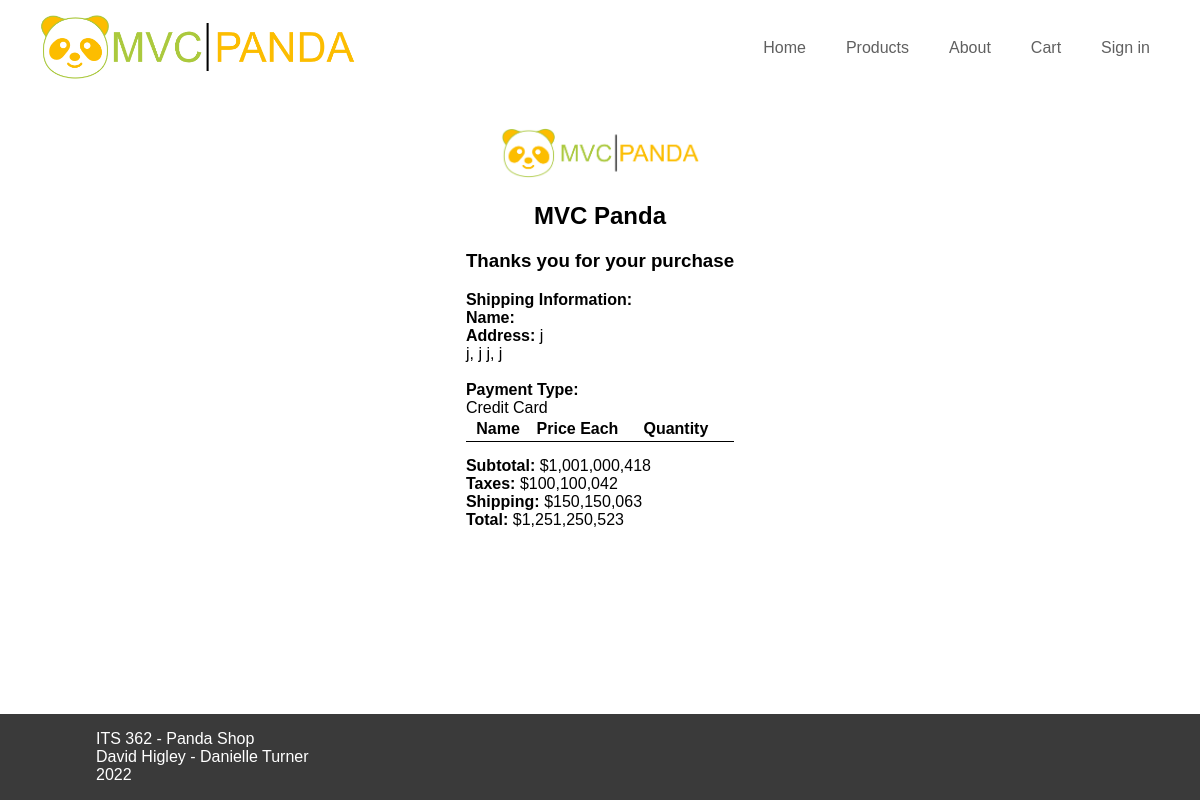
The app's page /receipt.php, older data.
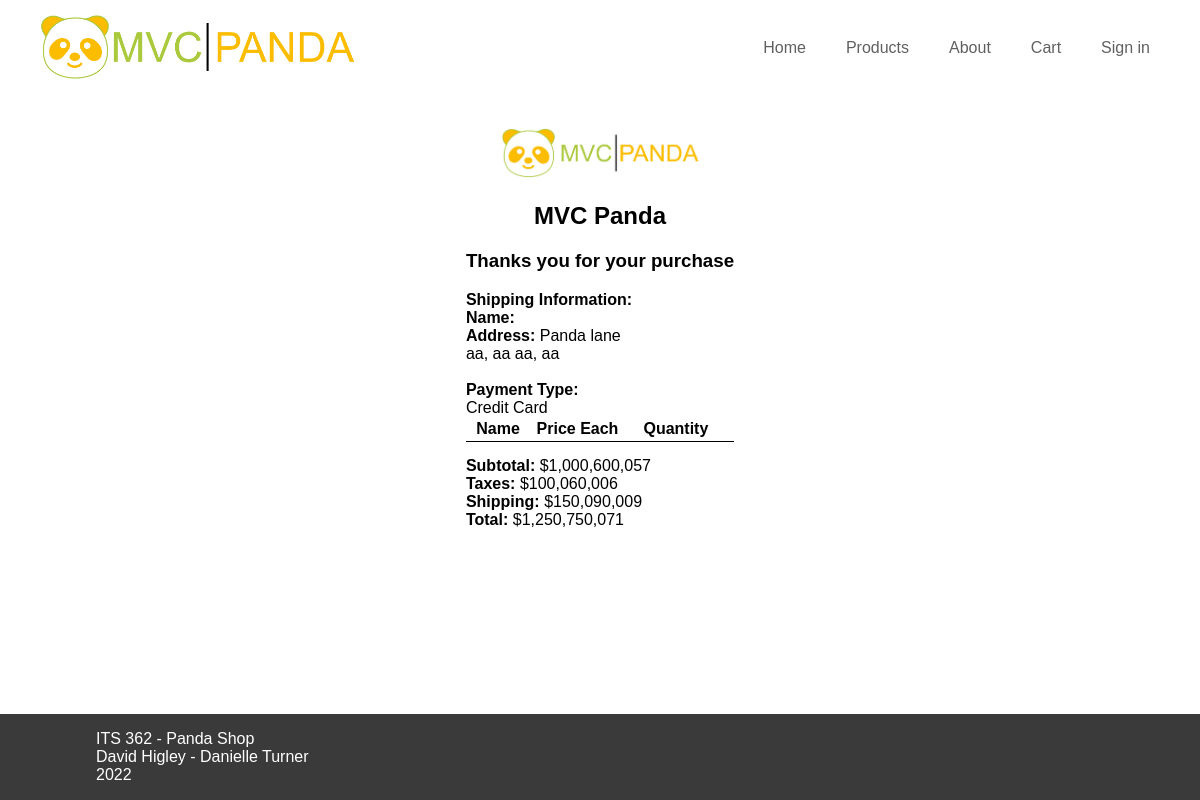
The same page, newer data.
### tables this page shows
CREATE TABLE "orders" (
	"OrderID"	INTEGER NOT NULL UNIQUE,
	"UserID"	INTEGER,
	"Address"	TEXT,
	"City"	TEXT,
	"State"	TEXT,
	"Country"	TEXT,
	"ZipCode"	TEXT,
	"PaymentType"	TEXT,
	"Date"	TEXT,
	"Total"	NUMERIC,
	"ShippingCost"	NUMERIC,
	"Tax"	NUMERIC,
	"Subtotal"	INTEGER,
	FOREIGN KEY("UserID") REFERENCES "users"("UserID"),
	PRIMARY KEY("OrderID" AUTOINCREMENT)
);

### receipt.php (called while the page is built, shortened)
<?php
require_once __DIR__. '/model/cart.php';
require_once __DIR__. '/model/orders.php';
$order = new Orders();
$orderInformation=$order->getOrderByID($order->getLastOrderID());
require_once __DIR__ . '/view/receipt.php';
?>

### model/cart.php (called while the page is built, shortened)
<?php
class Cart {
    public function getProductCount() {
        return $_SESSION['cart_products_count'];
    }
}
?>

### model/database.php (called while the page is built, shortened)
<?php
    function getDatabase() {
        try {
            $db = new PDO("sqlite:" . __DIR__ . "/../panda.db");
        } catch(PDOException $e) {
            handle_error($e->getMessage());
            exit();
        }
        return $db;
    }
?>

### model/Model.php (called while the page is built, shortened)
<?php
require_once(__DIR__ . "/database.php");
abstract class Model {
    static $db = null;
    protected function DB(): PDO {
        return static::$db;
    }
}
?>

### model/orders.php (called while the page is built, shortened)
<?php
require_once(__DIR__ . "/database.php");
require_once(__DIR__ . "/Model.php");
class Orders extends Model {
    public function getLastOrderID()
    {
        $query=$this->DB()->prepare('SELECT OrderID FROM orders ORDER BY OrderID DESC LIMIT 1');
        $query->execute();
        return $query->fetch()['OrderID'];
    }
    public function getOrderByID($id){
        try {
            $query = $this->DB()->prepare('SELECT * FROM orders WHERE OrderID = ?');
            $query->execute(array($id));
            return $query->fetch();
        } catch(PDOException $e) {
            handle_error($e->getMessage());
        }
    }
}
?>

### view/receipt.php (the view, shortened to what this page needs)
<?php require_once __DIR__ . '/partials/header.php'; ?>
<div class="cart-area">
    <div class="cart-card">
        <center>
            <img src="images/logo-square.png" alt="mvc panda logo" style="height: 50px; width:200px">
            <h2> MVC Panda </h2>
            <h3> Thanks you for your purchase </h3>
        </center>
        <div>
            <strong>Shipping Information: </strong><br>
            <strong>Name: </strong> <?php echo $_SESSION['firstName'] ." ". $_SESSION['lastName'];?><br>
            <strong>Address:</strong> <?php echo $orderInformation['Address'];?><br>
            <label><?php echo $orderInformation['City'] . ', ' . $orderInformation['State'] ." ". $orderInformation['ZipCode'] . ', ' . $orderInformation['Country'];?></label><br>
            <br>
            <strong> Payment Type: </strong><br>
            <label><?php echo $orderInformation['PaymentType'];?> </label><br>
        </div>
        <table class="cart-table">
            <thead>
                <tr>
                    <th></th>
                    <th>Name</th>
                    <th>Price Each</th>
                    <th>Quantity</th>
                    <th></th>
                </tr>
            </thead>
        </table>
        <div class="cart-footer">
            <strong>Subtotal:</strong> $<?= number_format($orderInformation['Subtotal']);?>
            <br>
            <strong>Taxes:</strong> $<?= number_format($orderInformation['Tax']);?>
            <br>
            <strong>Shipping:</strong> $<?= number_format($orderInformation['ShippingCost']);?>
            <br>
            <strong>Total:</strong> $<?= number_format($orderInformation['Total']);?>
        </div>
    </div>
</div>
<?php require_once __DIR__ . '/partials/footer.php';?>

### view/partials/header.php (shortened to what this page needs)
<?php
require_once __DIR__ . '/../../model/cart.php';
$cart = new Cart();
?>
<!DOCTYPE html>
<html lang="en">
<head>
    <link rel="stylesheet" href="panda.css">
</head>
<body>
    <div class="page">
        <nav class="navbar">
            <a href="/" class="logo">
                <img src="images/logo-rounded.png" alt="logo">
            </a>
            <ul class="nav-links">
                <li class="nav-item"><a
                        class="<?php if (str_starts_with(strtolower($_SERVER['REQUEST_URI']), '/index') || $_SERVER['REQUEST_URI'] == '/') { print('active'); } ?>"
                        href="index.php">Home</a></li>
                <li class="nav-item"><a
                        class="<?php if (str_starts_with(strtolower($_SERVER['REQUEST_URI']), '/products')) { print('active'); } ?>"
                        href="products.php">Products</a></li>
                <li class="nav-item"><a
                        class="<?php if (str_starts_with(strtolower($_SERVER['REQUEST_URI']), '/about_us')) { print('active'); } ?>"
                        href="about_us.php">About</a></li>
                <?php if ($cart->getProductCount() > 0): ?>
                    <li class="nav-item"><a
                            class="<?php if (str_starts_with(strtolower($_SERVER['REQUEST_URI']), '/cart')) { print('active'); } ?>"
                            href="cart.php">Cart (<?= number_format(($cart->getProductCount())) ?>)</a></li>
                <?php else: ?>
                    <li class="nav-item"><a
                            class="<?php if (str_starts_with(strtolower($_SERVER['REQUEST_URI']), '/cart')) { print('active'); } ?>"
                            href="cart.php">Cart</a></li>
                <?php endif; ?>
                <?php if(!isset($_SESSION['loggedIn'])): ?>
                    <li class="nav-item"><a
                            class="<?php if (str_starts_with(strtolower($_SERVER['REQUEST_URI']), '/login')) { print('active'); } ?>"
                            href="login.php">Sign in</a></li>
                <?php endif; ?>
            </ul>
        </nav>
        <div class="main">

### view/partials/footer.php (shortened to what this page needs)
    </div>
    <div class="footer">
        <div class="footer-content">
            <div class="footer-left">
                <p>
                    ITS 362 - Panda Shop
                    <br>
                    David Higley - Danielle Turner
                    <br>
                    <?php echo date("Y"); ?>
                </p>
            </div>
        </div>
    </div>
    </div>
</body>
</html>

### panda.css (style rules this page uses)
* { box-sizing: border-box; }
body { margin: 0px; font-family: sans-serif; }
html, body { height: 100%; }
nav.navbar { width: 100%; padding-left: 30px; padding-right: 30px; display: flex; justify-content: space-between; align-items: center; padding-top: 10px; padding-bottom: 10px; margin-bottom: 15px; background-image: url(images/background.jpg); background-size: 500px; }
.navbar .logo { display: inline-block; }
.navbar .nav-links { list-style: none; display: flex; }
.navbar .nav-item a { display: inline-block; padding: 10px 15px; text-decoration: none; color: #606060; background-color: #FFF; margin-left: 5px; margin-right: 5px; margin-top: 3px; }
.navbar .logo img { height: 70px; vertical-align: middle; }
.page { min-height: 100%; display: flex; flex-direction: column; align-items: stretch; }
.navbar, .main, .footer { flex-shrink: 0; }
.main { margin-left: 8vw; margin-right: 8vw; padding: 20px; flex-grow: 1; }
.footer { background-color: #3a3a3a; }
.footer>.footer-content { margin-left: 8vw; margin-right: 8vw; color: #fff; }
.footer-content { display: flex; flex-direction: row; }
.footer-content .footer-left { flex-shrink: 0; flex-grow: 1; }
.cart-area { display: flex; justify-content: center; }
.cart-table { border-collapse: collapse; width: 100%; }
.cart-table td, th { border-bottom: 1px solid #000000; padding: 3px; }
.cart-table th { text-align: left; }
.cart-footer { margin-top: 15px; }

Row changes from the older to the newer data that the page shows:
removed orders: OrderID+Address "j", OrderID+City "j", OrderID+State "j", OrderID+ZipCode "j", OrderID+Country "j", OrderID+PaymentType "Credit Card", OrderID+Subtotal "1,001,000,418", OrderID+Tax "100,100,042", OrderID+ShippingCost "150,150,063", OrderID+Total "1,251,250,523"
added orders: OrderID+Address "Panda lane", OrderID+City "aa", OrderID+State "aa", OrderID+ZipCode "aa", OrderID+Country "aa", OrderID+PaymentType "Credit Card", OrderID+Subtotal "1,000,600,057", OrderID+Tax "100,060,006", OrderID+ShippingCost "150,090,009", OrderID+Total "1,250,750,071"
